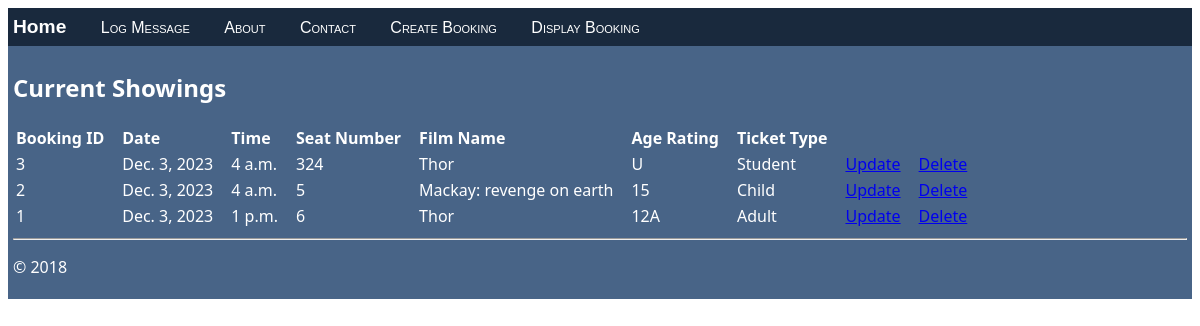
/book/, run on the app's committed database.
### hello/models.py (models this page shows, shortened)
class Booking(models.Model):
    bookingID = models.AutoField(primary_key=True,unique=True)
    date = models.DateField()
    time = models.TimeField()
    seatNum = models.IntegerField()
    filmName = models.ForeignKey(Film, related_name='+', on_delete=models.CASCADE,default='000000')
    ageRating = models.ForeignKey(ageRating, related_name='+', on_delete=models.CASCADE,default='000000')
    ticketType = models.CharField(max_length=20, choices=ticket_type, default="Student")

class Film(models.Model):
    filmID = models.AutoField(primary_key=True,unique=True)
    filmName = models.CharField(max_length=50)
    filmLength = models.TimeField()
    def __str__(self):
        return self.filmName

class ageRating(models.Model):
    ageID = models.AutoField(primary_key=True,unique=True)
    ageRating = models.CharField(max_length=10, choices=age_rating, default="000000")
    def __str__(self):
        return self.ageRating

### hello/views.py (the view)
class HomeListView(ListView):
    model = LogMessage
    def get_context_data(self, **kwargs):
        context = super(HomeListView, self).get_context_data(**kwargs)
        return context

### hello/templates/hello/bookings.html (shortened to what this page needs)
{% extends "hello/layout.html" %}
{% block content %}
    <h2>Current Showings</h2>
    {% if message_list %}
        <table class="message_list">
            <thead>
            <tr>
                <th>Booking ID </th>
                <th>Date</th>
                <th>Time</th>
                <th>Seat Number</th>
                <th>Film Name</th>
                <th>Age Rating</th>
                <th>Ticket Type</th>
                <th>   </th>
                <th>   </th>
            </tr>
            </thead>
            <tbody>
            {% for message in message_list %}
                <tr>
                    <td>
                        {{ message.bookingID }}
                    </td>
                    <td>{{message.date}}</td>
                    <td>{{ message.time}}</td>
                    <td>{{ message.seatNum}}</td>
                    <td>{{ message.filmName}}</td>
                    <td>{{ message.ageRating}}</td>
                    <td>{{ message.ticketType}}</td>
                    <td><a href="{% url 'updateBooking' message.bookingID %}">Update</a></td>
                    <td><a href="{% url 'deleteBooking' message.bookingID %}">Delete</a></td>
                </tr>
            {% endfor %}
            </tbody>
        </table>
    {% else %}
        <p>No messages have been logged. Use the <a href="{% url 'log' %}">Log Message form</a>.</p>
    {% endif %}
{% endblock %}

### hello/templates/hello/layout.html (shortened to what this page needs)
<!DOCTYPE html>
<html>
<head>
    {% load static %}
    <link rel="stylesheet" type="text/css" href="{% static 'hello/site.css' %}"/>
</head>
<body>
<div class="navbar">
    <a href="{% url 'home' %}" class="navbar-brand">Home</a>
    <a href="{% url 'log' %}" class="navbar-item">Log Message</a>
    <a href="{% url 'about' %}" class="navbar-item">About</a>
    <a href="{% url 'contact' %}" class="navbar-item">Contact</a>
    <a href="{% url 'create' %}" class="navbar-item">Create Booking</a>
    <a href="{% url 'book' %}" class="navbar-item">Display Booking</a>
</div>
<div class="body-content">
    {% block content %}
    {% endblock %}
    <hr/>
    <footer>
        <p>&copy; 2018</p>
    </footer>
</div>
</body>
</html>

### hello/static/hello/site.css (style rules this page uses)
.navbar { background-color: rgb(25, 41, 61); font-size: 1em; font-family: 'Trebuchet MS', 'Lucida Sans Unicode', 'Lucida Grande', 'Lucida Sans', Arial, sans-serif; color: #ffffff; padding: 8px 5px 8px 5px; }
.navbar a { text-decoration: none; color: inherit; }
.navbar-brand { font-size: 1.2em; font-weight: 600; }
.navbar-item { font-variant: small-caps; margin-left: 30px; }
.body-content { padding: 5px; font-family:'Segoe UI', Tahoma, Geneva, Verdana, sans-serif; color: rgb(255, 255, 255); background-color: #486487 }
.message_list th,td { text-align: left; padding-right: 15px; }

### data on the page
Booking: bookingID "3", date "Dec. 3, 2023", time "4 a.m.", seatNum "324", filmName "Thor", ageRating "U", ticketType "Student"
Booking: bookingID "2", date "Dec. 3, 2023", time "4 a.m.", seatNum "5", filmName "Mackay: revenge on earth", ageRating "15", ticketType "Child"
Booking: bookingID "1", date "Dec. 3, 2023", time "1 p.m.", seatNum "6", filmName "Thor", ageRating "12A", ticketType "Adult"
